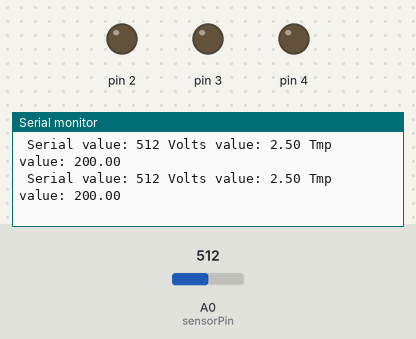
Bench run of a sketch on a simulated Arduino Uno, built with avr-gcc and run on an emulated ATmega328P. Parts: output pins drawn as LEDs (lit = HIGH), the last lines printed to the serial monitor. The inputs (shaded band) are chosen by the test bench; at power-on: A0 (sensorPin) = 512.

Above: at 4.2 s.
4.3 s: A0 (sensorPin) set to 129
At 4.38 s:
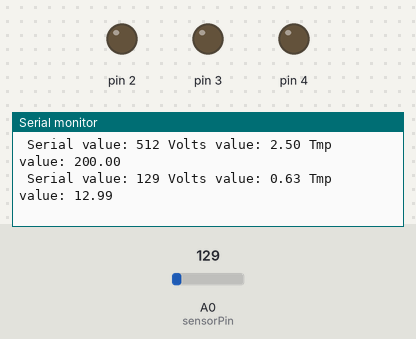
7.3 s: A0 (sensorPin) set to 114
At 7.35 s:
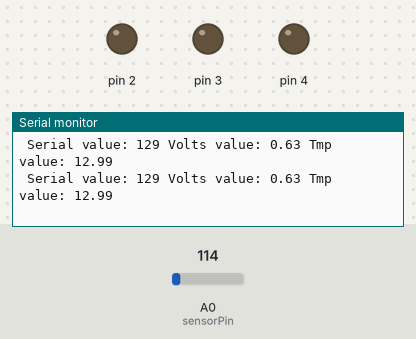
Timing chart, 0 to 10.3 s (numbered marks = the images above; inputs shaded):
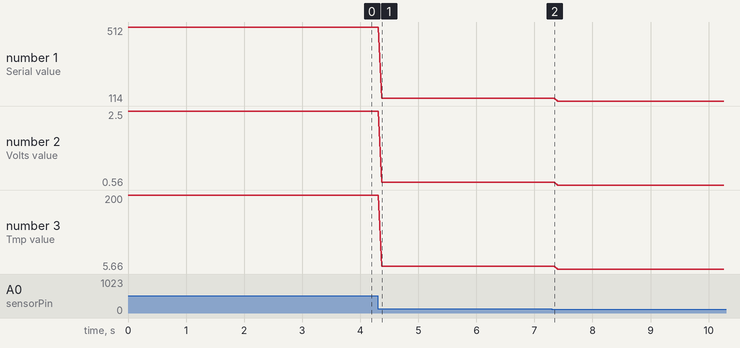

The sketch:

arduinouno_03_lover.ino
```cpp
const int sensorPin = A0;
const float baseTmp = 25.0;

void setup() {
  Serial.begin(9600);
  for (int pin = 2; pin < 5; pin++) {
    pinMode(pin, OUTPUT);
    digitalWrite(pin, LOW);
  }
}

void loop() {
  int sensorVal = analogRead(sensorPin);
  Serial.print(" Serial value: ");
  Serial.print(sensorVal);

  float voltage = sensorVal / 1024.0 * 5.0;
  Serial.print(" Volts value: ");
  Serial.print(voltage);

  float tmp = (voltage - .5) * 100;
  Serial.print(" Tmp value: ");
  Serial.println(tmp);

  if (tmp < baseTmp + 2) {
    digitalWrite(2, LOW);
    digitalWrite(3, LOW);
    digitalWrite(4, LOW);
  }
  else if (tmp >= baseTmp + 2 && tmp < baseTmp + 4) {
    digitalWrite(2, HIGH);
    digitalWrite(3, LOW);
    digitalWrite(4, LOW);
  }
  else if (tmp >= baseTmp + 4 && tmp < baseTmp + 6) {
    digitalWrite(2, HIGH);
    digitalWrite(3, HIGH);
    digitalWrite(4, LOW);
  }
  else if (tmp >= baseTmp + 6 && tmp < baseTmp + 8) {
    digitalWrite(2, HIGH);
    digitalWrite(3, HIGH);
    digitalWrite(4, HIGH);
  }

  delay(1);
}
```

Measured:
- after the input at 4.3 s, the serial monitor: prints a new line after 0.07 s (image 1)
- plotted number 1: 512 → 129 after the input at 4.3 s, 129 → 114 after the input at 7.3 s
- plotted number 2: 2.5 → 0.63 after the input at 4.3 s, 0.63 → 0.56 after the input at 7.3 s
- plotted number 3: 200 → 12.99 after the input at 4.3 s, 12.99 → 5.66 after the input at 7.3 s
